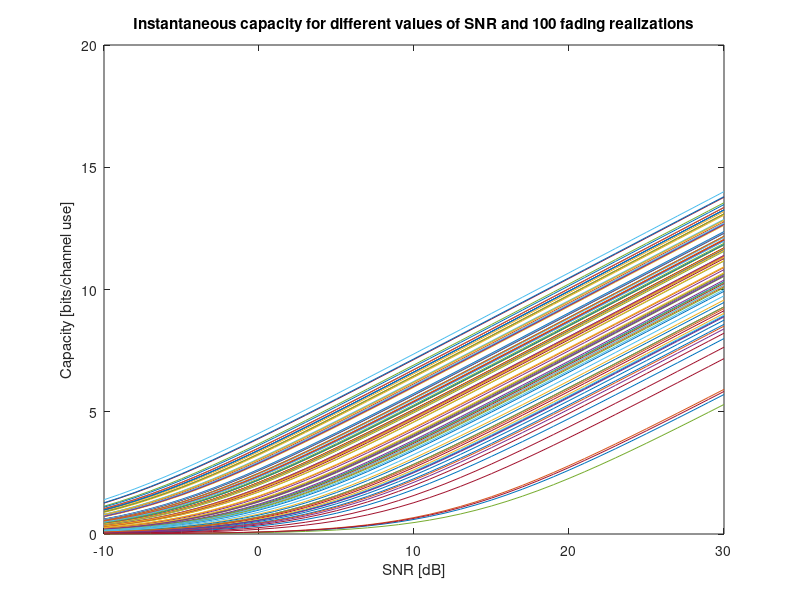

The MATLAB script that drew this image:
clc
clear
nFading = 100;
% Define SNR in dB and in linear scale
snrdB = -10:1:30;
snr = 10.^(snrdB/10);
% Defining the fading coefficient with mean 0 and variance 1/2
h = (randn(nFading, 1) + 1i * randn(nFading, 1))*(sqrt(2));
% Calculating the instantaneous capacity from the formula
C = log2(1+abs(h).^2*snr);
% Plotting of C vs SNR
figure(1)
plot(snrdB, C);
title('Instantaneous capacity for different values of SNR and 100 fading realizations');
xlabel('SNR [dB]');
ylabel('Capacity [bits/channel use]');
